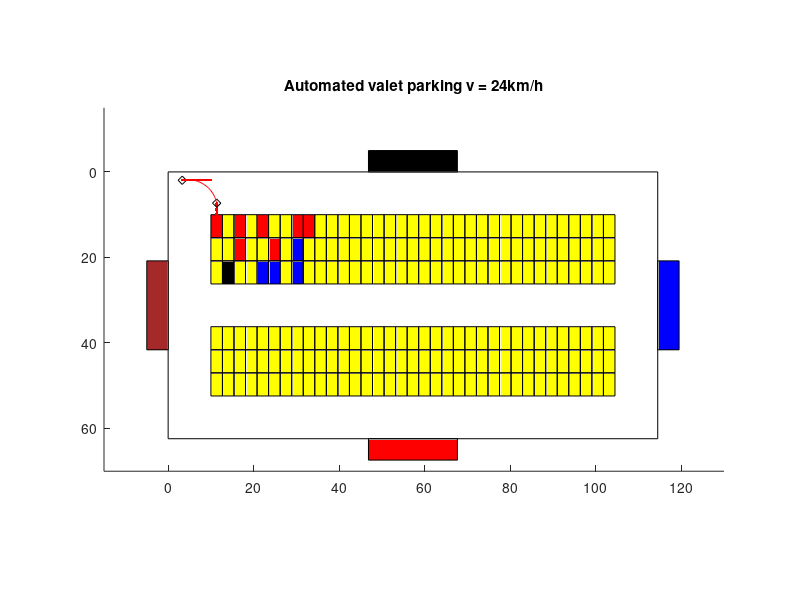

This figure's MATLAB source:
clf;
axis equal;


for i = 0: 34
    for j = 0: 2
      if(((j == 0) && (i == 0 || i == 2 || i == 4 || i == 7 || i == 8))
          || ((j == 1) && (i == 2 || i == 5))
        )
          rectangle("Position", [10 + i*2.7, 10 + j*5.4, 2.7, 5.4], 
              "Facecolor", [1, 0, 0]);
      elseif((j == 2) && (i == 1))
          rectangle("Position", [10 + i*2.7, 10 + j*5.4, 2.7, 5.4], 
              "Facecolor", [0, 0, 0]);
      elseif(((j == 2) && (i == 4 || i == 5 || i == 7))
              || (j == 1 && i == 7)
            )
          rectangle("Position", [10 + i*2.7, 10 + j*5.4, 2.7, 5.4], 
              "Facecolor", [0, 0, 1]);
      else
          rectangle("Position", [10 + i*2.7, 10 + j*5.4, 2.7, 5.4],
              "Facecolor", [1, 1, 0]);
      endif;
    endfor;
endfor;

for i = 0: 34
    for j = 0: 2
       rectangle("Position", [10 + i*2.7, 20 + (j + 3)*5.4, 2.7, 5.4],
              "Facecolor", [1, 1, 0]);
    endfor;
endfor;



rectangle("Position", [0, 0, 10 + 2.7*35 + 10, 10 + 5.4*3 + 10 + 5.4*3 + 10 ]);
                      %boundary

rectangle("Position", [10 + 2.7*17.5 - 10.4, -5, 20.8, 5 ], 
                        "Facecolor", [0, 0, 0]);%Gate 1
rectangle("Position", [10 + 2.7*35 + 10, 20.8, 5, 20.8 ], 
                        "Facecolor", [0, 0, 1]);%Gate 2
rectangle("Position", [10 + 2.7*17.5 - 10.4, 10 + 5.4*3 + 10 + 5.4*3 + 10, 20.8, 5 ], 
                        "Facecolor", [1, 0, 0]);%Gate 3                        
rectangle("Position", [-5, 20.8, 5, 20.8 ], "Facecolor", 
                          [0.65, 0.16, 0.16]);%Gate 4

v0 = 20/3;%(m/s)
t = linspace(0, 0.81, round(0.81*24));%(s)
x = 10 + 1.35;%(m)
y = 10 + 2.7 - v0*t;%(m)
hold on;%draw overlay some graphic objects
plot(x, y, 'r');

Radius = sqrt(1.35*1.35 + 6.7*6.7) ;%radius of circle trajectory (m)
w0 = v0 / Radius;%angular velocity (rad/s)
a0 = atan(1.35/6.7);%original angular (rad)
deltaT = (pi/2)/w0;
t = linspace(0.81, 0.81+deltaT, round(deltaT*24));
xCenter = 10 + (2.7/2) - 6.7;
yCenter = 10 - 1.35;
alpha = a0 + w0*(t - 0.81);
x = xCenter + Radius*cos(alpha);
y = yCenter - Radius*sin(alpha);
x0 = x(1);
y0 = y(1);
hold on;
plot(x0, y0, "-dk");
hold on;
plot(x, y, 'r');
x0 = x(length(x));
y0 = y(length(y));
hold on;
plot(x0, y0, "-dk");
lastT = 0.81 + deltaT;
t = linspace(lastT, lastT + 1, 24);
x = x0 + v0*(t - lastT);
hold on;
plot(x, y0, 'r');
                  
                  
axis([-15 130 -15 70]);%expand minimum of X, Y
view(0, -90);
title ("Automated valet parking v = 24km/h");
